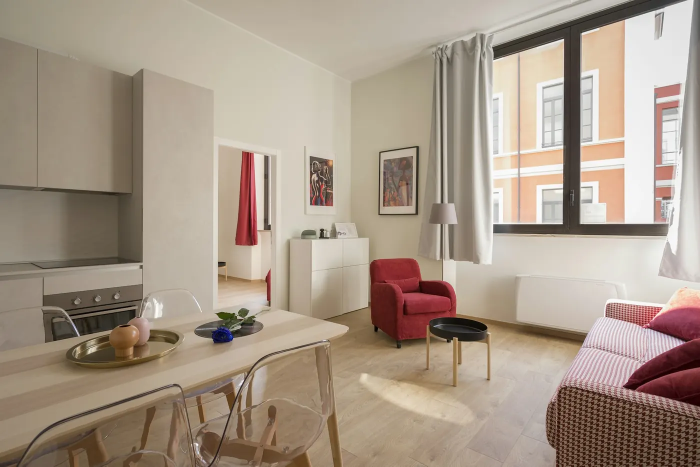
#> input picture _inmobiliaria-demo/assets/gal-depa.webp, 1400 x 933 px (shown at 1/2 size)
$ python -i gen_hero_local.py   (imports and definitions only)
#> lines starting #> are read from the running program, lines starting #| are printed output that depends on the picture
#> further down, picture is the input picture: PIL image 1400x933 RGB; mean R, G, B 167.2, 151.7, 136
#!/usr/bin/env python3
"""Segunda pasada: aplica el efecto a fotos de propiedad ya presentes en el
demo (profesionales, ya licenciadas). Recorta con rembg y compone el preview."""
import io, os
from PIL import Image, ImageEnhance, ImageDraw, ImageFont
from rembg import remove, new_session

A = "_inmobiliaria-demo/assets"
OUT = "_inmobiliaria-demo/_herocand"
# [1 line not run here, left out]
FONT = "/usr/share/fonts/truetype/dejavu/DejaVuSerif-Bold.ttf"
SRC = ["prop-cabana", "prop-casa-clasica", "prop-casa-minimalista"]


def grade(im):
    # ya son fotos de atardecer: gradación suave + leve calidez
    im = ImageEnhance.Brightness(im).enhance(0.88)
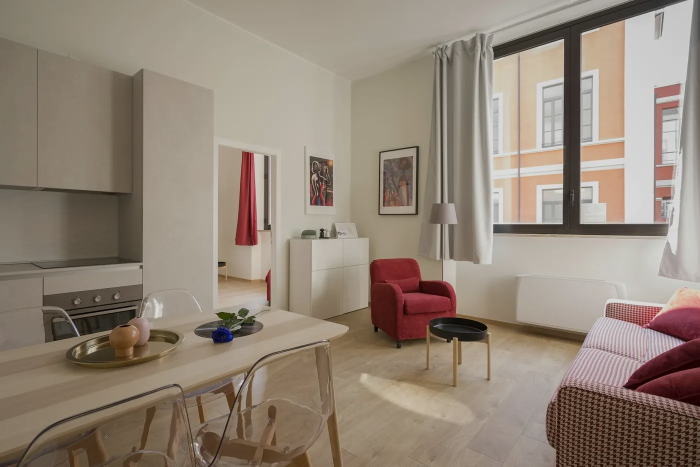
#> im: PIL image 1400x933 RGB (shown at 1/2 size); mean R, G, B 146.7, 133, 119.2
    im = ImageEnhance.Contrast(im).enhance(1.06)
    im = ImageEnhance.Color(im).enhance(1.06)
    r, g, b = im.split()
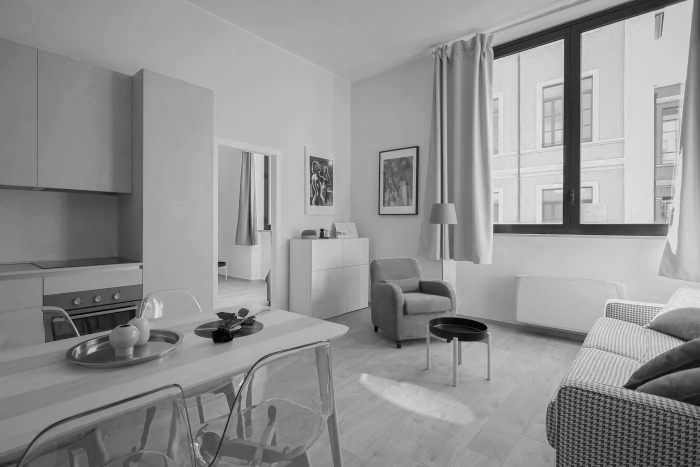
#> r: PIL image 1400x933 L (shown at 1/2 size); min 0, max 233, mean 147.1
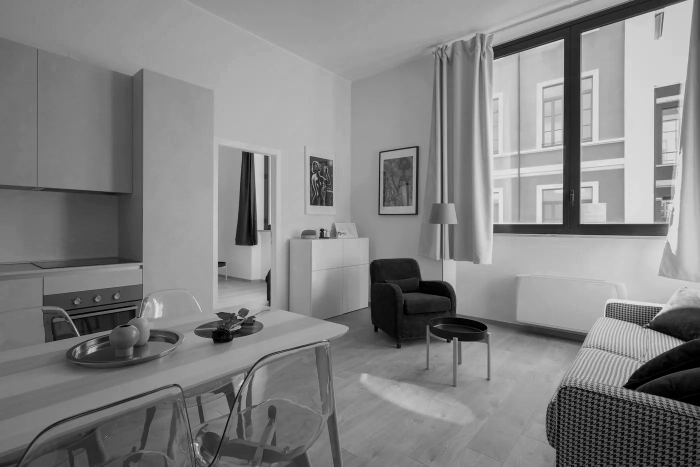
#> g: PIL image 1400x933 L (shown at 1/2 size); min 0, max 229, mean 131.5
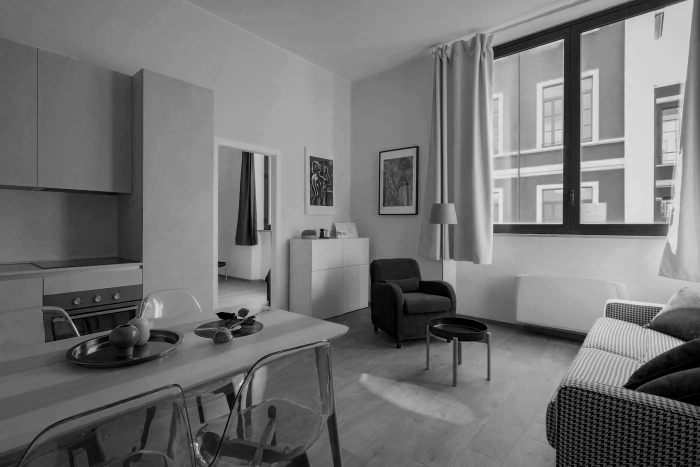
#> b: PIL image 1400x933 L (shown at 1/2 size); min 0, max 229, mean 116.2
    r = r.point(lambda v: min(255, int(v * 1.03)))
    b = b.point(lambda v: int(v * 0.98))
    return Image.merge("RGB", (r, g, b))


# [59 lines left out: functions compose, main, not called in this run]


# [2 lines not run here, left out]

>>> from PIL import Image
>>> picture = Image.open('../../_inmobiliaria-demo/assets/gal-depa.webp')
>>> result = grade(picture)

$ run again, on _inmobiliaria-demo/assets/prop-loft.webp
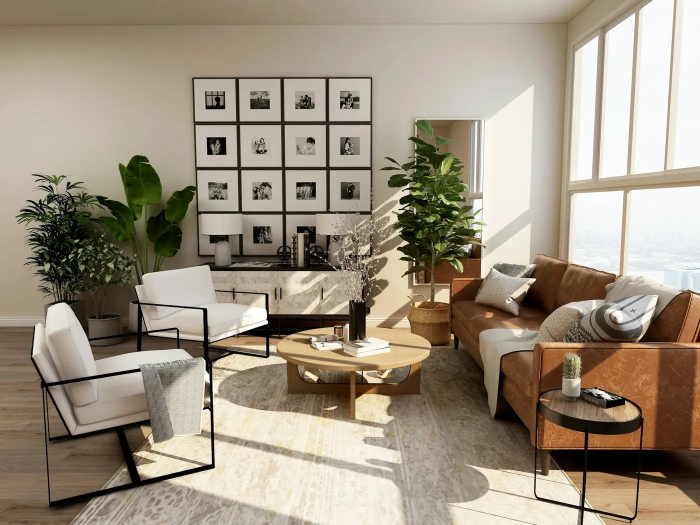
#> input picture _inmobiliaria-demo/assets/prop-loft.webp, 1400 x 1050 px (shown at 1/2 size)
#> picture is the input picture: PIL image 1400x1050 RGB; mean R, G, B 158, 146.3, 128.2
#> in grade, `r, g, b = im.split()`:
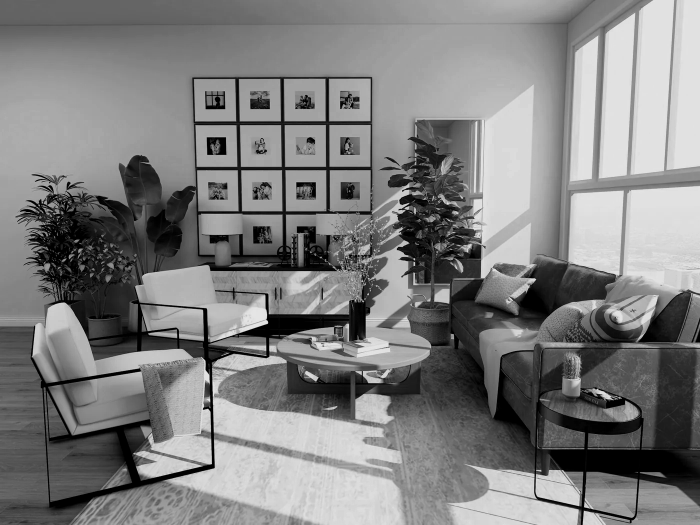
#> g: PIL image 1400x1050 L (shown at 1/2 size); min 0, max 229, mean 127.2
#> in grade, `r, g, b = im.split()`:
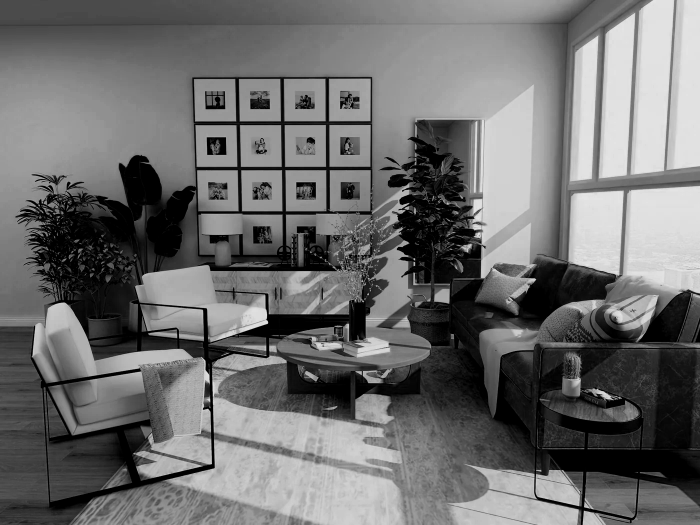
#> b: PIL image 1400x1050 L (shown at 1/2 size); min 0, max 229, mean 109.8

$ run again, on _inmobiliaria-demo/assets/prop-oficina.webp
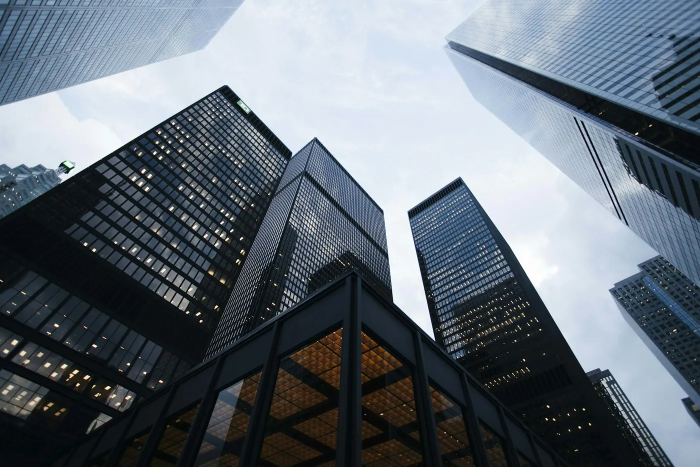
#> input picture _inmobiliaria-demo/assets/prop-oficina.webp, 1400 x 933 px (shown at 1/2 size)
#> picture is the input picture: PIL image 1400x933 RGB; mean R, G, B 100.3, 109.9, 118.8
#> in grade, `im = ImageEnhance.Brightness(im).enhance(0.88)`:
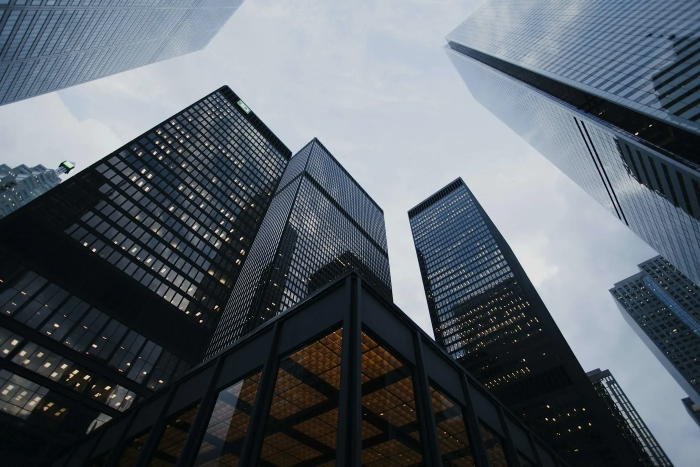
#> im: PIL image 1400x933 RGB (shown at 1/2 size); mean R, G, B 87.8, 96.2, 104.1
#> in grade, `r, g, b = im.split()`:
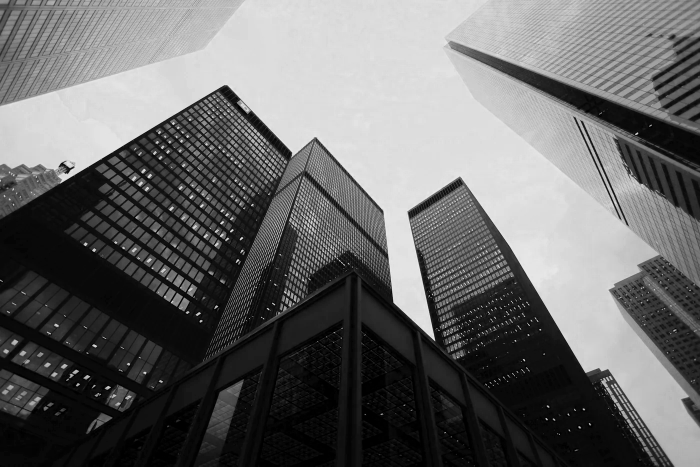
#> b: PIL image 1400x933 L (shown at 1/2 size); min 0, max 232, mean 104.4
